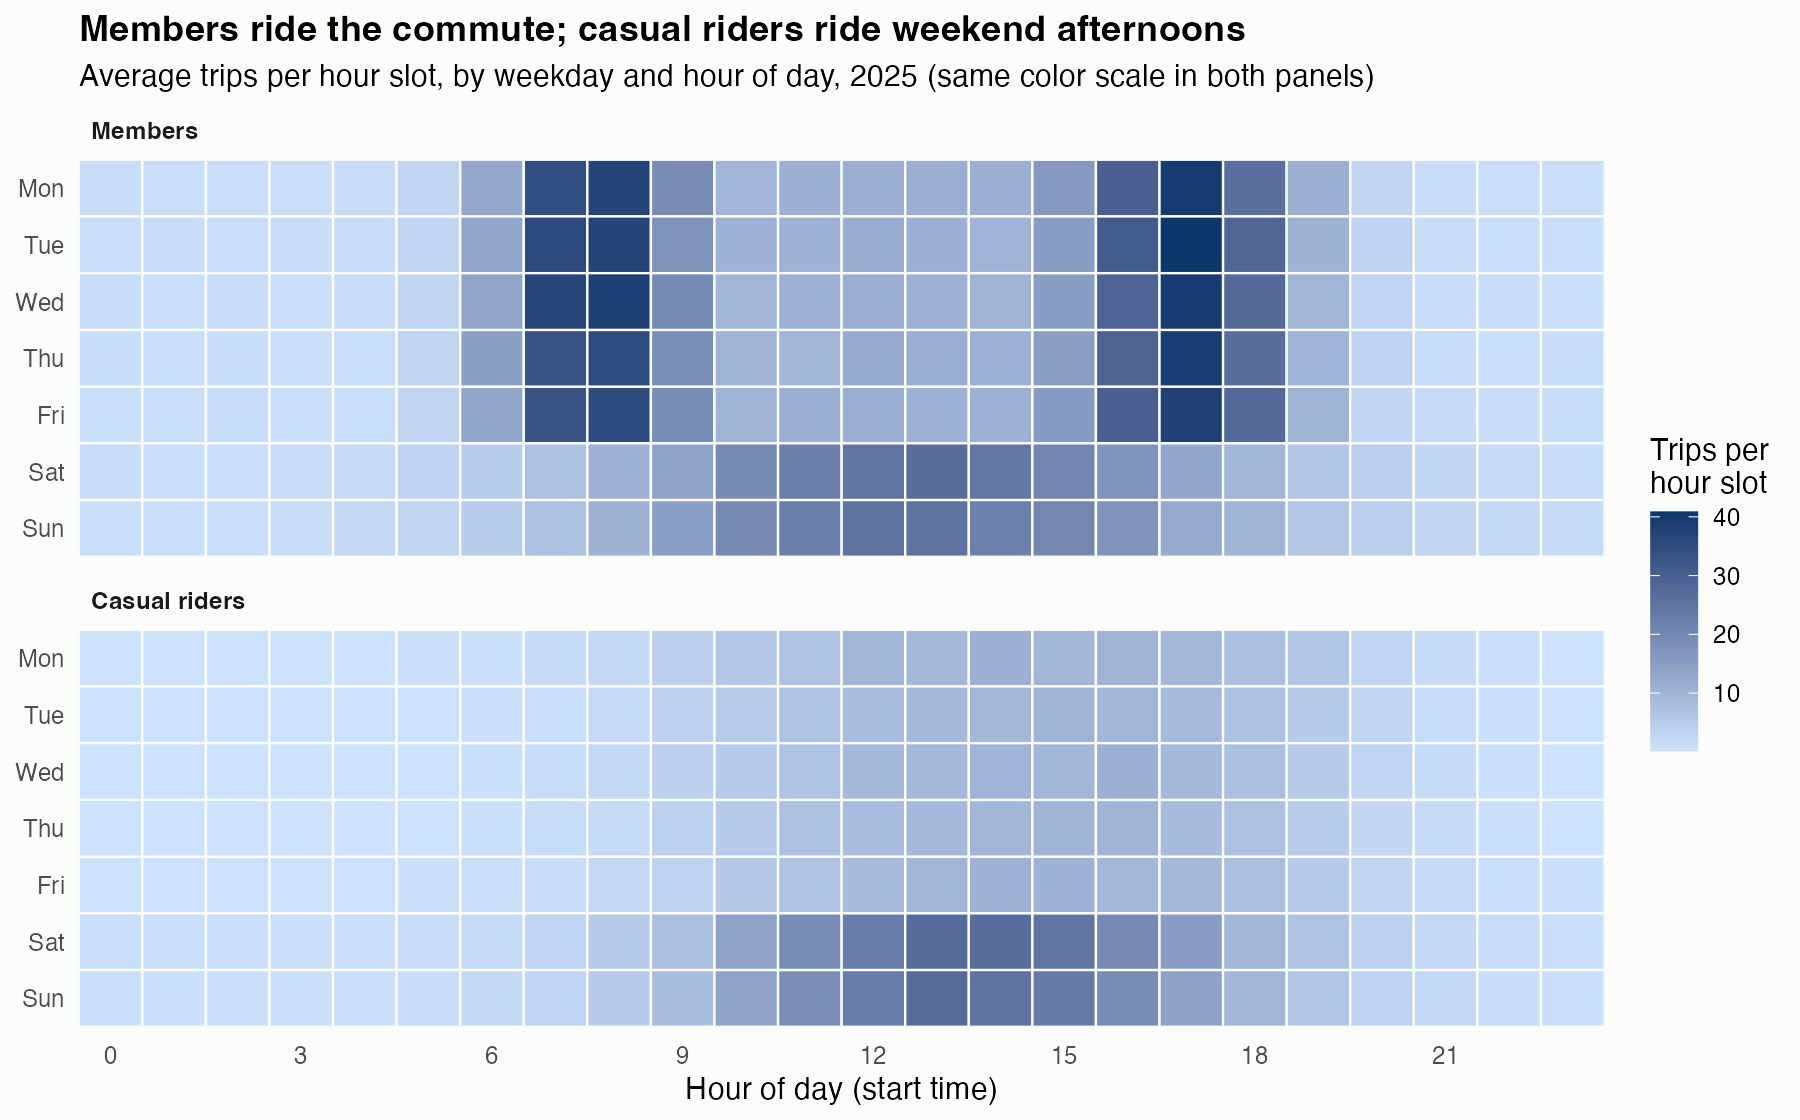

R code for this plot:
# plots/who-rides-when.R: run from out/<slug>/
library(ggplot2); library(readr)

# Edit here ---------------------------------------------------------------
title    <- "Members ride the commute; casual riders ride weekend afternoons"
subtitle <- "Average trips per hour slot, by weekday and hour of day, 2025 (same color scale in both panels)"
col_low  <- "#cde2fb"; col_high <- "#0d366b"
# -------------------------------------------------------------------------

d <- read_csv("data/who-rides-when.csv", show_col_types = FALSE)
d$weekday <- factor(d$weekday, rev(c("Mon","Tue","Wed","Thu","Fri","Sat","Sun")))
d$rider_type <- factor(d$rider_type, c("member", "casual"), c("Members", "Casual riders"))

p <- ggplot(d, aes(hour, weekday, fill = avg_trips)) +
  geom_tile(colour = "#fcfcfb", linewidth = 0.4) +
  facet_wrap(~rider_type, ncol = 1) +
  scale_fill_gradient(low = col_low, high = col_high, name = "Trips per\nhour slot") +
  scale_x_continuous(breaks = seq(0, 23, 3), expand = c(0, 0)) +
  labs(title = title, subtitle = subtitle, x = "Hour of day (start time)", y = NULL) +
  theme_minimal(base_size = 11) +
  theme(panel.grid = element_blank(), strip.text = element_text(face = "bold", hjust = 0),
        plot.title = element_text(face = "bold"), plot.background = element_rect(fill = "#fcfcfb", colour = NA))

ggsave("plots/who-rides-when.svg", p, width = 9, height = 5.6)
ggsave("plots/who-rides-when.png", p, width = 9, height = 5.6, dpi = 200)
